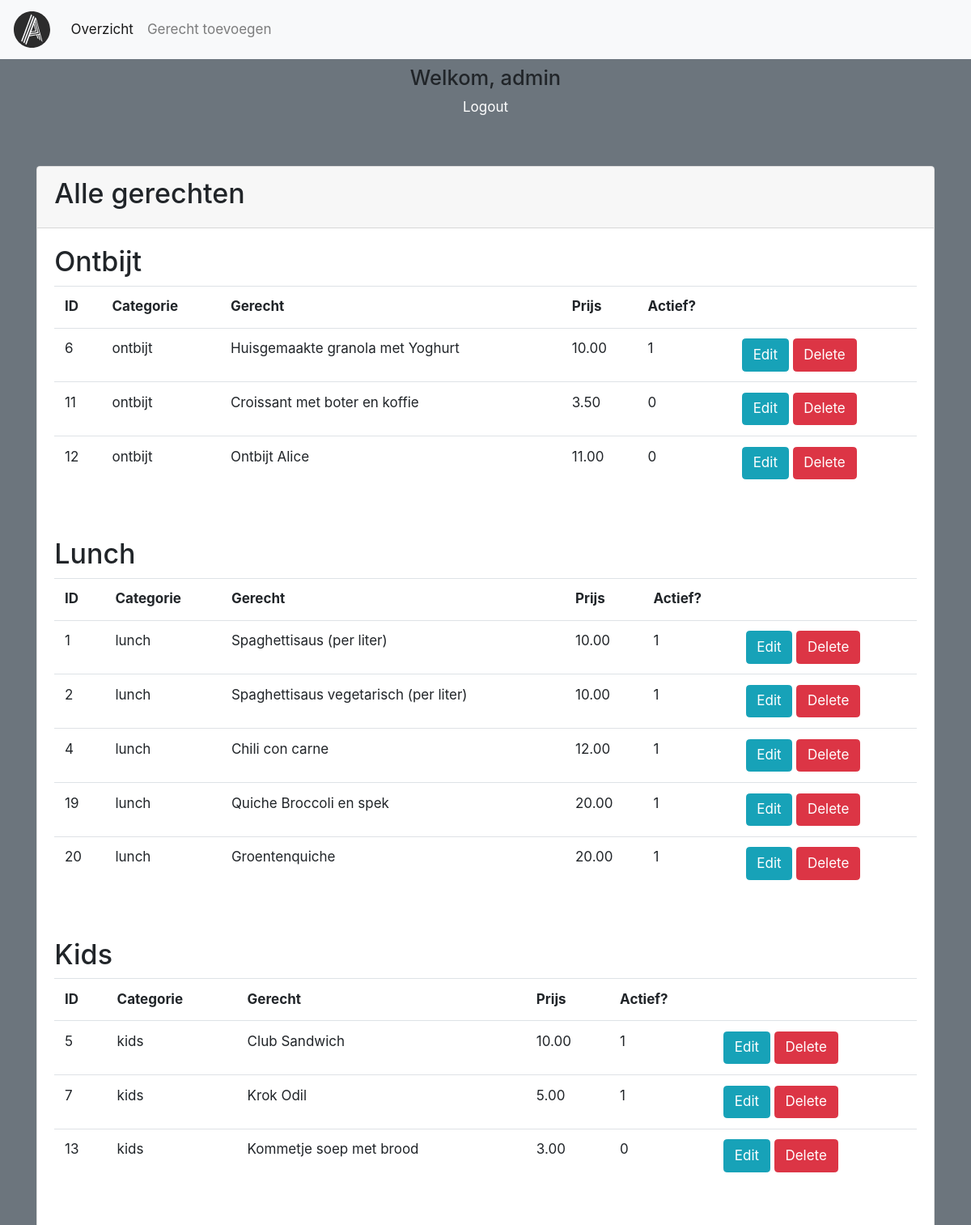
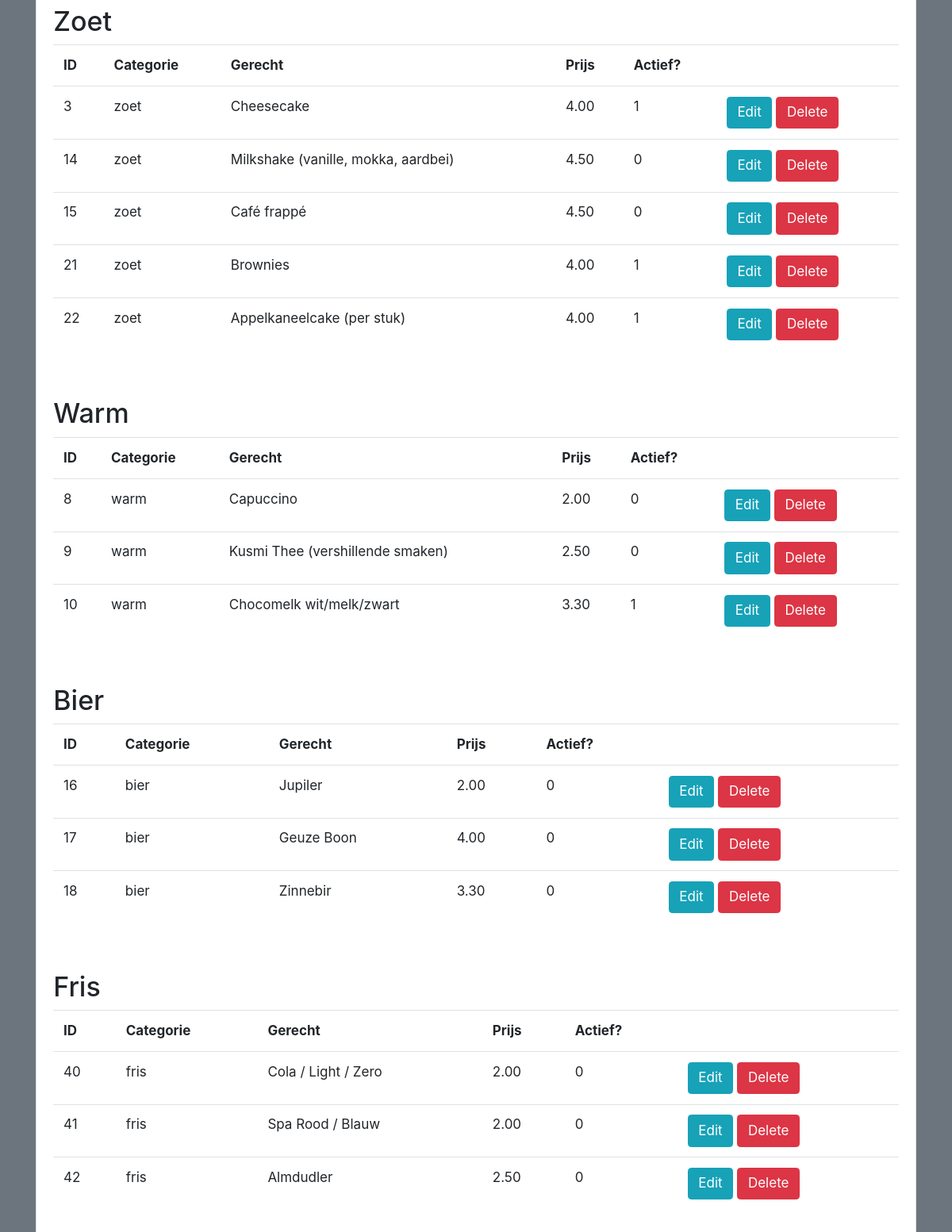
The page /admin.php (signed in) on the database its author committed (2 pictures, top to bottom).
### tables this page shows
CREATE TABLE `gerechten` (
  `id` int(11) NOT NULL,
  `categorie` varchar(255) NOT NULL,
  `gerecht` varchar(255) NOT NULL,
  `prijs` decimal(5,2) DEFAULT NULL,
  `actief` tinyint(2) NOT NULL
);

### admin.php (the view, shortened to what this page needs)
<?php require 'db.php'; ?>
<?php require 'includes/header.php'; ?>
<?php
   if(isset($_SESSION['sessie_gebr_id']) && $_SESSION['sessie_gebr_id'] != "") {
      echo '<div class="logout-wrapper" style="position:relative; text-align:center; padding: 0.5em">';
      echo '<h4>Welkom, '.$_SESSION['sessie_gebruiker'].'</h4>';
      echo '<a style="color: white"href="logout.php">Logout</a>';
      echo '</div>';
      } else {
      header('location:login.php');
      }
?>
<div class="container">
  <div class="card mt-5">
    <div class="card-header">
      <h2>Alle gerechten</h2>
    </div>
    <div class="card-body">
      <h2>Ontbijt</h2>
      <table class="table table-responsive-sm">
        <tr>
          <th>ID</th>
          <th>Categorie</th>
          <th>Gerecht</th>
          <th>Prijs</th>
          <th>Actief?</th>
          <th class="mr-0"></th>
        </tr>
        <?php
        $sql = 'SELECT * FROM gerechten WHERE categorie="Ontbijt"';
        $statement = $connection->prepare($sql);
        $statement->execute();
        $gerechten = $statement->fetchAll(PDO::FETCH_OBJ);
        foreach($gerechten as $gerecht): ?>
        <tr>
          <td><?= $gerecht->id; ?></td>
          <td><?= $gerecht->categorie; ?></td>
          <td><?= $gerecht->gerecht; ?></td>
          <td><?= $gerecht->prijs; ?></td>
          <td><?= $gerecht->actief; ?></td>
          <td>
            <a href="edit.php?id=<?= $gerecht->id ?>" class="btn btn-info text-xs-right">Edit</a>
            <a onclick="return confirm('Wil je dit gerecht echt verwijderen?')" href="delete.php?id=<?= $gerecht->id ?>"
              class='btn btn-danger'>Delete</a>
          </td>
        </tr>
        <?php endforeach; ?>
      </table>
    </div>
    <div class="card-body">
      <h2>Lunch</h2>
      <table class="table table-responsive-sm">
        <tr>
          <th>ID</th>
          <th>Categorie</th>
          <th>Gerecht</th>
          <th>Prijs</th>
          <th>Actief?</th>
          <th></th>
        </tr>
        <?php
        $sql = 'SELECT * FROM gerechten WHERE categorie="Lunch"';
        $statement = $connection->prepare($sql);
        $statement->execute();
        $gerechten = $statement->fetchAll(PDO::FETCH_OBJ);
        foreach($gerechten as $gerecht): ?>
        <tr>
          <td><?= $gerecht->id; ?></td>
          <td><?= $gerecht->categorie; ?></td>
          <td><?= $gerecht->gerecht; ?></td>
          <td><?= $gerecht->prijs; ?></td>
          <td><?= $gerecht->actief; ?></td>
          <td>
            <a href="edit.php?id=<?= $gerecht->id ?>" class="btn btn-info">Edit</a>
            <a onclick="return confirm('Wil je dit gerecht echt verwijderen?')" href="delete.php?id=<?= $gerecht->id ?>"
              class='btn btn-danger'>Delete</a>
          </td>
        </tr>
        <?php endforeach; ?>
      </table>
    </div>
    <div class="card-body">
      <h2>Kids</h2>
      <table class="table table-responsive-sm">
        <tr>
          <th>ID</th>
          <th>Categorie</th>
          <th>Gerecht</th>
          <th>Prijs</th>
          <th>Actief?</th>
          <th></th>
        </tr>
        <?php
        $sql = 'SELECT * FROM gerechten WHERE categorie="Kids"';
        $statement = $connection->prepare($sql);
        $statement->execute();
        $gerechten = $statement->fetchAll(PDO::FETCH_OBJ);
        foreach($gerechten as $gerecht): ?>
        <tr>
          <td><?= $gerecht->id; ?></td>
          <td><?= $gerecht->categorie; ?></td>
          <td><?= $gerecht->gerecht; ?></td>
          <td><?= $gerecht->prijs; ?></td>
          <td><?= $gerecht->actief; ?></td>
          <td>
            <a href="edit.php?id=<?= $gerecht->id ?>" class="btn btn-info">Edit</a>
            <a onclick="return confirm('Wil je dit gerecht echt verwijderen?')" href="delete.php?id=<?= $gerecht->id ?>"
              class='btn btn-danger'>Delete</a>
          </td>
        </tr>
        <?php endforeach; ?>
      </table>
    </div>
    <div class="card-body">
      <h2>Zoet</h2>
      <table class="table table-responsive-sm">
        <tr>
          <th>ID</th>
          <th>Categorie</th>
          <th>Gerecht</th>
          <th>Prijs</th>
          <th>Actief?</th>
          <th></th>
        </tr>
        <?php
        $sql = 'SELECT * FROM gerechten WHERE categorie="Zoet"';
        $statement = $connection->prepare($sql);
        $statement->execute();
        $gerechten = $statement->fetchAll(PDO::FETCH_OBJ);
        foreach($gerechten as $gerecht): ?>
        <tr>
          <td><?= $gerecht->id; ?></td>
          <td><?= $gerecht->categorie; ?></td>
          <td><?= $gerecht->gerecht; ?></td>
          <td><?= $gerecht->prijs; ?></td>
          <td><?= $gerecht->actief; ?></td>
          <td>
            <a href="edit.php?id=<?= $gerecht->id ?>" class="btn btn-info">Edit</a>
            <a onclick="return confirm('Wil je dit gerecht echt verwijderen?')" href="delete.php?id=<?= $gerecht->id ?>"
              class='btn btn-danger'>Delete</a>
          </td>
        </tr>
        <?php endforeach; ?>
      </table>
    </div>
    <div class="card-body">
      <h2>Warm</h2>
      <table class="table table-responsive-sm">
        <tr>
          <th>ID</th>
          <th>Categorie</th>
          <th>Gerecht</th>
          <th>Prijs</th>
          <th>Actief?</th>
          <th></th>
        </tr>
        <?php
        $sql = 'SELECT * FROM gerechten WHERE categorie="warm"';
        $statement = $connection->prepare($sql);
        $statement->execute();
        $gerechten = $statement->fetchAll(PDO::FETCH_OBJ);
        foreach($gerechten as $gerecht): ?>
        <tr>
          <td><?= $gerecht->id; ?></td>
          <td><?= $gerecht->categorie; ?></td>
          <td><?= $gerecht->gerecht; ?></td>
          <td><?= $gerecht->prijs; ?></td>
          <td><?= $gerecht->actief; ?></td>
          <td>
            <a href="edit.php?id=<?= $gerecht->id ?>" class="btn btn-info">Edit</a>
            <a onclick="return confirm('Wil je dit gerecht echt verwijderen?')" href="delete.php?id=<?= $gerecht->id ?>"
              class='btn btn-danger'>Delete</a>
          </td>
        </tr>
        <?php endforeach; ?>
      </table>
    </div>
    <div class="card-body">
      <h2>Bier</h2>
      <table class="table table-responsive-sm">
        <tr>
          <th>ID</th>
          <th>Categorie</th>
          <th>Gerecht</th>
          <th>Prijs</th>
          <th>Actief?</th>
          <th></th>
        </tr>
        <?php
        $sql = 'SELECT * FROM gerechten WHERE categorie="bier"';
        $statement = $connection->prepare($sql);
        $statement->execute();
        $gerechten = $statement->fetchAll(PDO::FETCH_OBJ);
        foreach($gerechten as $gerecht): ?>
        <tr>
          <td><?= $gerecht->id; ?></td>
          <td><?= $gerecht->categorie; ?></td>
          <td><?= $gerecht->gerecht; ?></td>
          <td><?= $gerecht->prijs; ?></td>
          <td><?= $gerecht->actief; ?></td>
          <td>
            <a href="edit.php?id=<?= $gerecht->id ?>" class="btn btn-info">Edit</a>
            <a onclick="return confirm('Wil je dit gerecht echt verwijderen?')" href="delete.php?id=<?= $gerecht->id ?>"
              class='btn btn-danger'>Delete</a>
          </td>
        </tr>
        <?php endforeach; ?>
      </table>
    </div>
    <div class="card-body">
      <h2>Fris</h2>
      <table class="table table-responsive-sm">
        <tr>
          <th>ID</th>
          <th>Categorie</th>
          <th>Gerecht</th>
          <th>Prijs</th>
          <th>Actief?</th>
          <th></th>
        </tr>
        <?php
        $sql = 'SELECT * FROM gerechten WHERE categorie="fris"';
        $statement = $connection->prepare($sql);
        $statement->execute();
        $gerechten = $statement->fetchAll(PDO::FETCH_OBJ);
        foreach($gerechten as $gerecht): ?>
        <tr>
          <td><?= $gerecht->id; ?></td>
          <td><?= $gerecht->categorie; ?></td>
          <td><?= $gerecht->gerecht; ?></td>
          <td><?= $gerecht->prijs; ?></td>
          <td><?= $gerecht->actief; ?></td>
          <td>
            <a href="edit.php?id=<?= $gerecht->id ?>" class="btn btn-info">Edit</a>
            <a onclick="return confirm('Wil je dit gerecht echt verwijderen?')" href="delete.php?id=<?= $gerecht->id ?>"
              class='btn btn-danger'>Delete</a>
          </td>
        </tr>
        <?php endforeach; ?>
      </table>
    </div>
  </div>
</div>
<?php require 'includes/footer.php'; ?>

### rows shown on the page
gerechten: id "6", categorie "ontbijt", gerecht "Huisgemaakte granola met Yoghurt", prijs "10.00", actief "1"
gerechten: id "11", categorie "ontbijt", gerecht "Croissant met boter en koffie", prijs "3.50", actief "0"
gerechten: id "12", categorie "ontbijt", gerecht "Ontbijt Alice", prijs "11.00", actief "0"
gerechten: id "1", categorie "lunch", gerecht "Spaghettisaus (per liter)", prijs "10.00", actief "1"
gerechten: id "2", categorie "lunch", gerecht "Spaghettisaus vegetarisch (per liter)", prijs "10.00", actief "1"
gerechten: id "4", categorie "lunch", gerecht "Chili con carne", prijs "12.00", actief "1"
gerechten: id "19", categorie "lunch", gerecht "Quiche Broccoli en spek", prijs "20.00", actief "1"
gerechten: id "20", categorie "lunch", gerecht "Groentenquiche", prijs "20.00", actief "1"
gerechten: id "5", categorie "kids", gerecht "Club Sandwich", prijs "10.00", actief "1"
gerechten: id "7", categorie "kids", gerecht "Krok Odil", prijs "5.00", actief "1"
gerechten: id "13", categorie "kids", gerecht "Kommetje soep met brood", prijs "3.00", actief "0"
gerechten: id "3", categorie "zoet", gerecht "Cheesecake", prijs "4.00", actief "1"
gerechten: id "14", categorie "zoet", gerecht "Milkshake (vanille, mokka, aardbei)", prijs "4.50", actief "0"
gerechten: id "15", categorie "zoet", gerecht "Café frappé", prijs "4.50", actief "0"
gerechten: id "21", categorie "zoet", gerecht "Brownies", prijs "4.00", actief "1"
gerechten: id "22", categorie "zoet", gerecht "Appelkaneelcake (per stuk)", prijs "4.00", actief "1"
gerechten: id "8", categorie "warm", gerecht "Capuccino", prijs "2.00", actief "0"
gerechten: id "9", categorie "warm", gerecht "Kusmi Thee (vershillende smaken)", prijs "2.50", actief "0"
gerechten: id "10", categorie "warm", gerecht "Chocomelk wit/melk/zwart", prijs "3.30", actief "1"
gerechten: id "16", categorie "bier", gerecht "Jupiler", prijs "2.00", actief "0"
gerechten: id "17", categorie "bier", gerecht "Geuze Boon", prijs "4.00", actief "0"
gerechten: id "18", categorie "bier", gerecht "Zinnebir", prijs "3.30", actief "0"
gerechten: id "40", categorie "fris", gerecht "Cola / Light / Zero", prijs "2.00", actief "0"
gerechten: id "41", categorie "fris", gerecht "Spa Rood / Blauw", prijs "2.00", actief "0"
gerechten: id "42", categorie "fris", gerecht "Almdudler", prijs "2.50", actief "0"

### other values the page prints
$_SESSION['sessie_gebruiker'] "admin"
